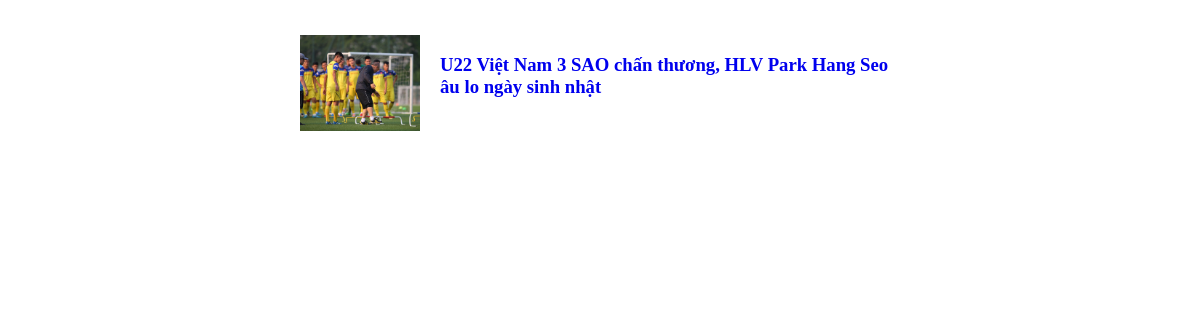
Page /View/index.php?id=5 on the committed database.
### tables this page shows
CREATE TABLE `news` (
  `id` int(11) NOT NULL,
  `title` varchar(255) NOT NULL,
  `description` varchar(255) NOT NULL,
  `image` varchar(50) NOT NULL,
  `created_at` date NOT NULL DEFAULT current_timestamp()
);

### Model/DbConnect.php (called while the page is built)
<?php
    class DbConnect {
		public function DbConnect() {
			$conn = new mysqli('localhost','root','','exercise2');
			$conn->set_charset('utf8');
			if(mysqli_connect_errno()){
				echo "Lỗi kết nối: " . mysqli_connect_error();
				die();
			}else{
				return $conn;
			}
		}
	}
?>

### Controller/NewController.php (called while the page is built)
<?php
	require_once('../Model/NewModel.php');
	class NewController {
		public function index() {
			$listNews = new NewModel();
			if(isset($_GET['id'])){
				$arDetail = $listNews->detailNew($_GET['id']);
				return $arDetail;
			}else{
				$arNews = $listNews->listNews();
				return $arNews;
			}
		}
	}
?>

### Model/NewModel.php (called while the page is built, shortened)
<?php
require_once('DbConnect.php');
class NewModel extends DbConnect {
	protected $conn;
	public function __construct() {
		$this->conn = $this->DbConnect();
	}
	function detailNew($id) {
		$queryDetail = "SELECT * FROM news WHERE id = '{$id}'";
		$arDetail    = $this->conn->query($queryDetail);
		return $arDetail;
	}
}
?>

### View/index.php (the view, shortened to what this page needs)
<!DOCTYPE html>
<html>
<head>
	<link rel="stylesheet" type="text/css" href="../public/css/style.css">
</head>
<body>
<?php
include('../Controller/NewController.php');
$news   = new NewController();
$arNews = $news->index();
while($displayNew = mysqli_fetch_assoc($arNews)){
	$id = $displayNew['id'];
?>
<div class="index">
	<a href="?id=<?php echo $id ?>" title="">
		<img src='../public/img/<?php echo $displayNew['image'] ?>' style="width: 120px" alt="">
	</a>
	<h3><a href="detail.php?id=<?php echo $id ?> " title=""><?php echo $displayNew['title'] ?></a></h3>
</div>
<?php
} ?>
</body>
</html>

### public/css/style.css (style rules this page uses)
.index { width: 600px; position: relative; margin: 35px auto; }
.index h3 { display: inline; position: absolute; padding-left: 20px; }
.index a { text-decoration-line: none; }

### rows in the picture
news: image (picture), title "U22 Việt Nam 3 SAO chấn thương, HLV Park Hang Seo âu lo ngày sinh nhật"
